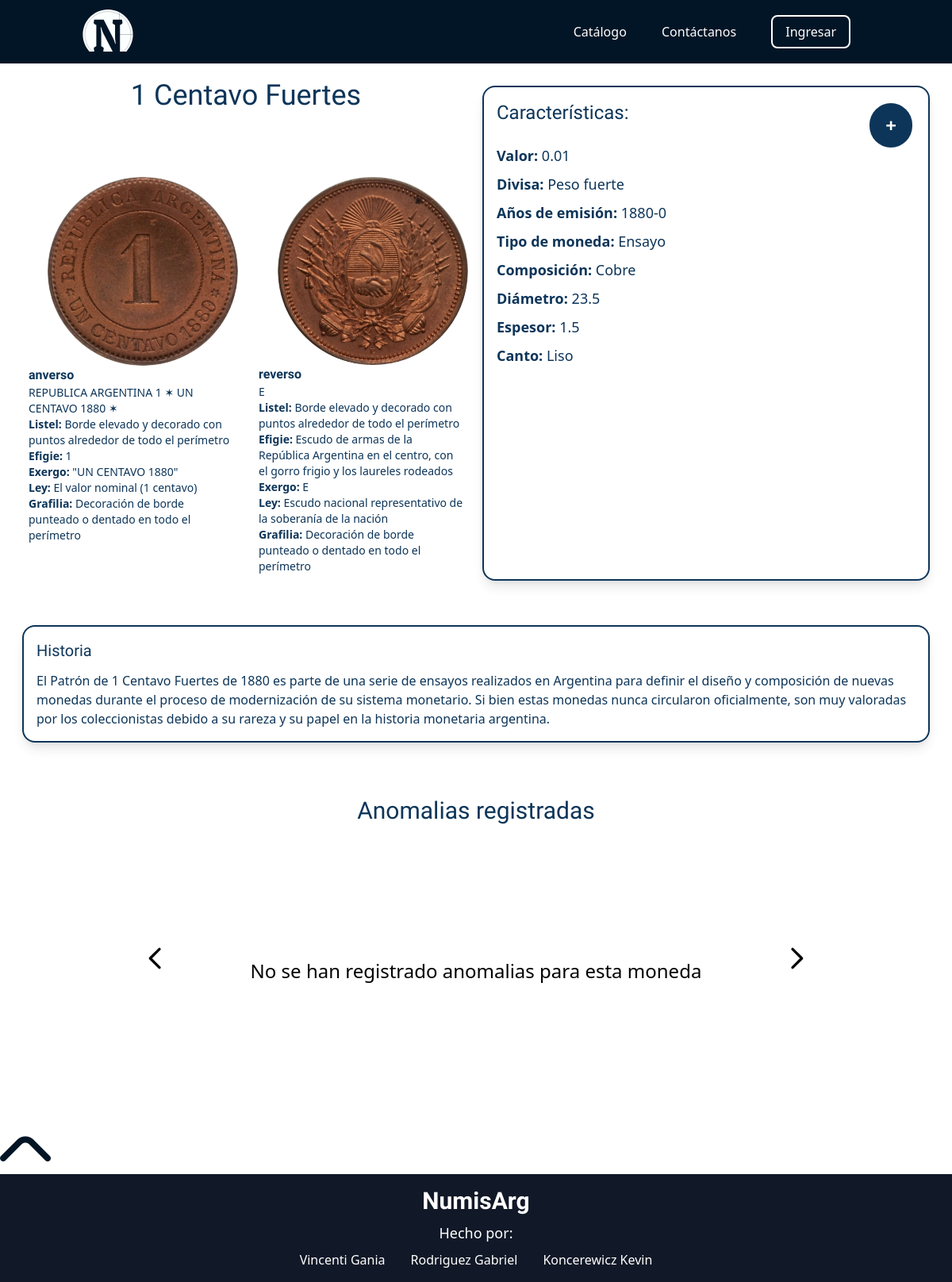
The page /src/views/coin-catalog/moneda.php?moneda=28 on the database its author committed.
### tables this page shows
CREATE TABLE `moneda_atributo` (
  `id_moneda_atributo` int(11) NOT NULL,
  `id_moneda` int(11) NOT NULL,
  `id_divisa` int(11) NOT NULL,
  `id_valor_nominal` int(11) NOT NULL,
  `id_tipo_canto` int(11) NOT NULL,
  `id_tipo_moneda` int(11) NOT NULL,
  `composicion` varchar(100) NOT NULL,
  `diametro` float NOT NULL,
  `espesor` float NOT NULL,
  `historia` longtext NOT NULL,
  `inicio_emision` date NOT NULL,
  `fin_emision` date NOT NULL
);

CREATE TABLE `moneda` (
  `id_moneda` int(11) NOT NULL,
  `nombre` varchar(20) NOT NULL
);

CREATE TABLE `valor_nominal` (
  `id_valor_nominal` int(11) NOT NULL,
  `valor` float NOT NULL
);

CREATE TABLE `divisa` (
  `id_divisa` int(11) NOT NULL,
  `nombre` varchar(20) NOT NULL
);

CREATE TABLE `tipo_moneda` (
  `id_tipo_moneda` int(11) NOT NULL,
  `tipo_moneda` varchar(30) NOT NULL
);

CREATE TABLE `tipo_canto` (
  `id_tipo_canto` int(11) NOT NULL,
  `tipo` varchar(50) NOT NULL
);

CREATE TABLE `partes` (
  `id_partes` int(11) NOT NULL,
  `id_imagen` int(11) NOT NULL,
  `id_moneda_atributo` int(11) NOT NULL,
  `lado` varchar(7) NOT NULL,
  `listel` varchar(100) DEFAULT NULL,
  `efigie` varchar(100) DEFAULT NULL,
  `leyenda` varchar(100) DEFAULT NULL,
  `exergo` varchar(100) DEFAULT NULL,
  `ley` varchar(100) DEFAULT NULL,
  `grafilia` varchar(100) DEFAULT NULL,
  `detalles` varchar(200) DEFAULT NULL
);

CREATE TABLE `imagen` (
  `id_imagen` int(11) NOT NULL,
  `direccion` varchar(100) NOT NULL
);

### src/views/coin-catalog/consultasmoneda.php (called while the page is built, shortened)
<?php
include '../../inc/conexion.php';
$id= $_GET['moneda'];
    $sql="SELECT moneda.nombre, inicio_emision, fin_emision
    FROM moneda
    INNER JOIN moneda_atributo ON moneda.id_moneda=moneda_atributo.id_moneda
    WHERE moneda.id_moneda='$id'";
    $gral=mysqli_query($conectar,$sql);
    $sql="SELECT divisa.nombre , valor_nominal.valor, tipo_canto.tipo, tipo_moneda, composicion, diametro, espesor, historia
        FROM moneda_atributo
        INNER JOIN divisa ON moneda_atributo.id_divisa=divisa.id_divisa
        INNER JOIN valor_nominal ON moneda_atributo.id_valor_nominal=valor_nominal.id_valor_nominal
        INNER JOIN tipo_canto ON moneda_atributo.id_tipo_canto=tipo_canto.id_tipo_canto
        INNER JOIN tipo_moneda ON moneda_atributo.id_tipo_moneda=tipo_moneda.id_tipo_moneda
        WHERE id_moneda='$id'";
    $detalle=mysqli_query($conectar,$sql);
    $sql="SELECT `lado`, `listel`, `efigie`, `leyenda`, `exergo`, `ley`, `grafilia`, `detalles`
        FROM `partes`
        INNER JOIN moneda_atributo ON moneda_atributo.id_moneda_atributo=partes.id_moneda_atributo
        WHERE id_moneda='$id'";
    $lados=mysqli_query($conectar,$sql);
?>

### src/views/coin-catalog/moneda.php (the view, shortened to what this page needs)
<?php
include '../../../header.php';
include 'consultasmoneda.php';
?>
<!DOCTYPE html>
<html lang="es">
<head>
    <link href="https://cdn.jsdelivr.net/npm/tailwindcss@2.2.19/dist/tailwind.min.css" rel="stylesheet">
    <link href="https://cdn.jsdelivr.net/npm/tailwindcss@2.2.19/dist/tailwind.min.css" rel="stylesheet">
    <link rel="stylesheet" href="../../style.css">
</head>
<body>
<?php
if($gral){
    while($general=mysqli_fetch_assoc($gral)){
        if($detalle){
            while($det=mysqli_fetch_assoc($detalle)){
                $nombre= mb_convert_encoding($general['nombre'], "UTF-8", mb_detect_encoding($general['nombre'],"UTF-8, ISO-8859-1, auto"));
                $emisioni= (int) $general['inicio_emision'];
                $emisionf= (int) $general['fin_emision'];
                $valor= $det['valor'];
                $divisa= mb_convert_encoding($det['nombre'], "UTF-8", mb_detect_encoding($det['nombre'],"UTF-8, ISO-8859-1, auto"));
                $canto= $det['tipo'];
                $tipomoneda= $det['tipo_moneda'];
                $composicion= mb_convert_encoding($det['composicion'], "UTF-8", mb_detect_encoding($det['composicion'],"UTF-8, ISO-8859-1, auto"));
                $diametro= $det['diametro'];
                $espesor= $det['espesor'];
                $historia= mb_convert_encoding($det['historia'], "UTF-8", mb_detect_encoding($det['historia'],"UTF-8, ISO-8859-1, auto"));
                echo'
                <section class="grid grid-cols-4 grid-rows-6 p-5 font-light-blue">
                    <h1 class="col-span-2 h-10 text-center text-4xl ">'.$nombre.'</h1>
                    <span class="inline-block col-start-3 col-span-4 row-span-6 m-2 p-4 border-2 rounded-2xl shadow-lg border-light-blue">
                        <h2 class="text-2xl inline-block mb-5 ">Características:</h2>
                        <button onclick="mostrarguardar()"  class="float-right p-1 px-5 m-1 rounded-full text-white font-bold text-2xl bg-light-blue leading-loose">
                            +
                        </button>
                        <p class="text-lg leading-loose">
                            <b>Valor:</b> '.$valor.'
                            <b><br>Divisa:</b> '.$divisa.'
                            <b><br>Años de emisión:</b> '.$emisioni.'-'.$emisionf.'
                            <b><br>Tipo de moneda:</b> '.$tipomoneda.'
                            <b><br>Composición:</b> '.$composicion.'
                            <b><br>Diámetro:</b> '.$diametro.'
                            <b><br>Espesor:</b> '.$espesor.'
                            <b><br>Canto:</b> '.$canto.'
                        </p>
                    </span>';
                    if($lados){
                        while($lado=mysqli_fetch_assoc($lados)){
                            $nombrelado=$lado['lado'];
                            $listel=$lado['listel'];
                            $efigie=$lado['efigie'];
                            $leyenda= mb_convert_encoding($lado['leyenda'], "UTF-8", mb_detect_encoding($lado['leyenda'],"UTF-8, ISO-8859-1, auto"));
                            $exergo=$lado['exergo'];
                            $ley=$lado['ley'];
                            $grafilia=$lado['grafilia'];
                            $sql="SELECT  direccion
                                FROM imagen
                                INNER JOIN partes ON partes.id_imagen=imagen.id_imagen
                                INNER JOIN moneda_atributo ON partes.id_moneda_atributo=moneda_atributo.id_moneda_atributo
                                WHERE id_moneda='$id'
                                AND lado='$nombrelado'";
                            $img=mysqli_query($conectar,$sql);
                            $imagen=mysqli_fetch_assoc($img);
                            if(isset($imagen['direccion'])){
                                $imagenlado= mb_convert_encoding($imagen['direccion'], "UTF-8", mb_detect_encoding($imagen['direccion'],"UTF-8, ISO-8859-1, auto"));
                            }else{
                            $imagenlado='../../assets/icon/usd-circle.svg';
                            }
                            echo '
                            <div class="inline-block  row-span-6 p-4 ">
                                <img src="'.$imagenlado.'" class="w-60 mx-6 rounded-full">
                                <h3 class="font-semibold">'.$nombrelado.'</h3>
                                <p class="text-sm">
                                    '.$leyenda.'
                                    <br><b>Listel:</b> '.$listel.'
                                    <br><b>Efigie:</b> '.$efigie.'
                                    <br><b>Exergo:</b> '.$exergo.'
                                    <br><b>Ley:</b> '.$ley.'
                                    <br><b>Grafilia:</b> '.$grafilia.'
                                </p>
                            </div>
                            ';
                        }
                    }
                    echo'
                </section>
                <section  class="border-2 rounded-2xl shadow-lg m-7 p-4  border-light-blue font-light-blue">
                    <h2 class="mb-3 text-xl">Historia</h2>
                    <p class="break-words">
                    '.$historia.'
                    </p>
                </section>
                ';
            }
        }
    }
}
        ?>
<div class="relative py-10 pb-20">
    <h1 class="text-center text-3xl mb-10 font-light-blue">Anomalias registradas</h1>
    <div class="relative  rounded-xl sm:h-64 xl:h-80 4xl:h-96">
        <div class="carousel-inner">
            <?php
            echo '<p class="text-2xl p-20 py-32 text-center">No se han registrado anomalias para esta moneda</p>';
            ?>
        </div>
        <button type="button" class="flex absolute top-0 left-0 z-30 justify-center items-center pl-44 h-full cursor-pointer group focus:outline-none" data-carousel-prev>
        <span class="inline-flex justify-center items-center w-10 h-10 rounded-full sm:w-10 sm:h-10 bg-white/30 group-focus:ring-4 group-focus:ring-white group-focus:outline-none">
            <svg class="w-10 h-10 text-black sm:w-10 sm:h-10" fill="none" stroke="currentColor" viewBox="0 0 24 24" xmlns="http://www.w3.org/2000/svg"><path stroke-linecap="round" stroke-linejoin="round" stroke-width="2" d="M15 19l-7-7 7-7"></path></svg>
        </span>
        </button>
        <button type="button" class="flex absolute top-0 right-0 z-30 justify-center items-center pr-44 h-full cursor-pointer group focus:outline-none" data-carousel-next>
        <span class="inline-flex justify-center items-center w-10 h-10 rounded-full sm:w-10 sm:h-10 bg-white/30 group-focus:ring-4 group-focus:ring-white group-focus:outline-none">
            <svg class="w-10 h-10 text-black sm:w-10 sm:h-10" fill="none" stroke="currentColor" viewBox="0 0 24 24" xmlns="http://www.w3.org/2000/svg"><path stroke-linecap="round" stroke-linejoin="round" stroke-width="2" d="M9 5l7 7-7 7"></path></svg>
        </span>
        </button>
    </div>
</div>
</body>
</html>

### header.php (shortened to what this page needs)
<!DOCTYPE html>
<html lang="es">
<head>
    <link href="https://cdn.jsdelivr.net/npm/tailwindcss@2.2.19/dist/tailwind.min.css" rel="stylesheet">
</head>
<body>
<?php
if(isset($_SESSION['id_usuario'])){
    $usuario=$_SESSION['id_usuario'];
    ECHO '<header class="flex items-center bg-dark-blue h-20 overflow-visible">
        <div class="container mx-auto flex flex-nowrap justify-between items-center">
            <a href="/numisarg/index.php"><img src="/numisarg/LOGO NUMISARG.svg" alt="logo" class="w-16 h-16 mt-2 ml-4"></a>
            <nav class="flex flex-row space-x-10 px-10 pt-5">
                <a href="/numisarg/src/views/coin-catalog/catalogo.php" class="text-white">Catálogo</a>
                <a href="/numisarg/src/views/contact/contacto.php" class="text-white">Contáctanos</a>
                <div class="flex flex-col relative bottom-2">
                    <a href="/numisarg/src/views/user-profile/main.php" class="border-2 border-white text-white px-4 py-2 rounded-lg" id="desplegable">Usuario</a>
                    <a href="/numisarg/src/php/delsession.php" class=" hidden absolute top-9 border-2 bg-dark-blue border-white text-white px-4 py-2 rounded-b-lg" id="menu">Cerrar sesion</a>
                </div>
            </nav>
        </div>
    </header>';
}else{
    echo '<header class="flex items-center bg-dark-blue h-20">
        <div class="container mx-auto flex justify-between items-center">
            <a href="/numisarg/index.php"><img src="/numisarg/LOGO NUMISARG.svg" alt="logo" class="w-16 h-16 mt-2 ml-4"></a>
            <nav class="space-x-10 px-10">
                <a href="/numisarg/src/views/coin-catalog/catalogo.php" class="text-white">Catálogo</a>
                <a href="/numisarg/src/views/contact/contacto.php" class="text-white">Contáctanos</a>
                <a href="/numisarg/src/views/login" class="border-2 border-white text-white px-4 py-2 rounded-lg">Ingresar</a>
            </nav>
        </div>
    </header>';
}
 ?>
</body>
</html>

### src/style.css (style rules this page uses)
.bg-dark-blue { background-color: #021526; }
.bg-light-blue { background-color: #0D3559; }
body { font-family: 'Radio Canada', sans-serif; }
h1, h2 { font-family: 'Patua One', cursive; }
html { scrollbar-width: none; }

### header.php (style rules this page uses)
.bg-dark-blue { background-color: #021526; }
.bg-light-blue { background-color: #0D3559; }
.border-light-blue { border-color: #0D3559; }
.font-light-blue { color: #0D3559; }
body { font-family: 'Radio Canada', sans-serif; }
h1, h2, h3, h4 { font-family: 'Patua One', cursive; }

### rows shown on the page
moneda_atributo: id_moneda.nombre "1 Centavo Fuertes", id_valor_nominal.valor "0.01", id_divisa.nombre "Peso fuerte", inicio_emision "1880", fin_emision "0", id_tipo_moneda.tipo_moneda "Ensayo", composicion "Cobre", diametro "23.5", espesor "1.5", id_tipo_canto.tipo "Liso", historia "El Patrón de 1 Centavo Fuertes de 1880 es parte de una serie de ensayos realizados en Argentina para definir el diseño y composición de nuevas monedas durante el proceso de modernización de su sistema monetario. Si bien estas monedas nunca circularon oficialmente, son muy valoradas por los coleccionistas debido a su rareza y su papel en la historia monetaria argentina."
partes: id_imagen.direccion (picture), lado "anverso", leyenda "REPUBLICA ARGENTINA 1 ✶ UN CENTAVO 1880 ✶", listel "Borde elevado y decorado con puntos alrededor de todo el perímetro", efigie "1", exergo "\"UN CENTAVO 1880\"", ley "El valor nominal (1 centavo)", grafilia "Decoración de borde punteado o dentado en todo el perímetro"
partes: id_imagen.direccion (picture), lado "reverso", leyenda "E", listel "Borde elevado y decorado con puntos alrededor de todo el perímetro", efigie "Escudo de armas de la República Argentina en el centro, con el gorro frigio y los laureles rodeados", exergo "E", ley "Escudo nacional representativo de la soberanía de la nación", grafilia "Decoración de borde punteado o dentado en todo el perímetro"
